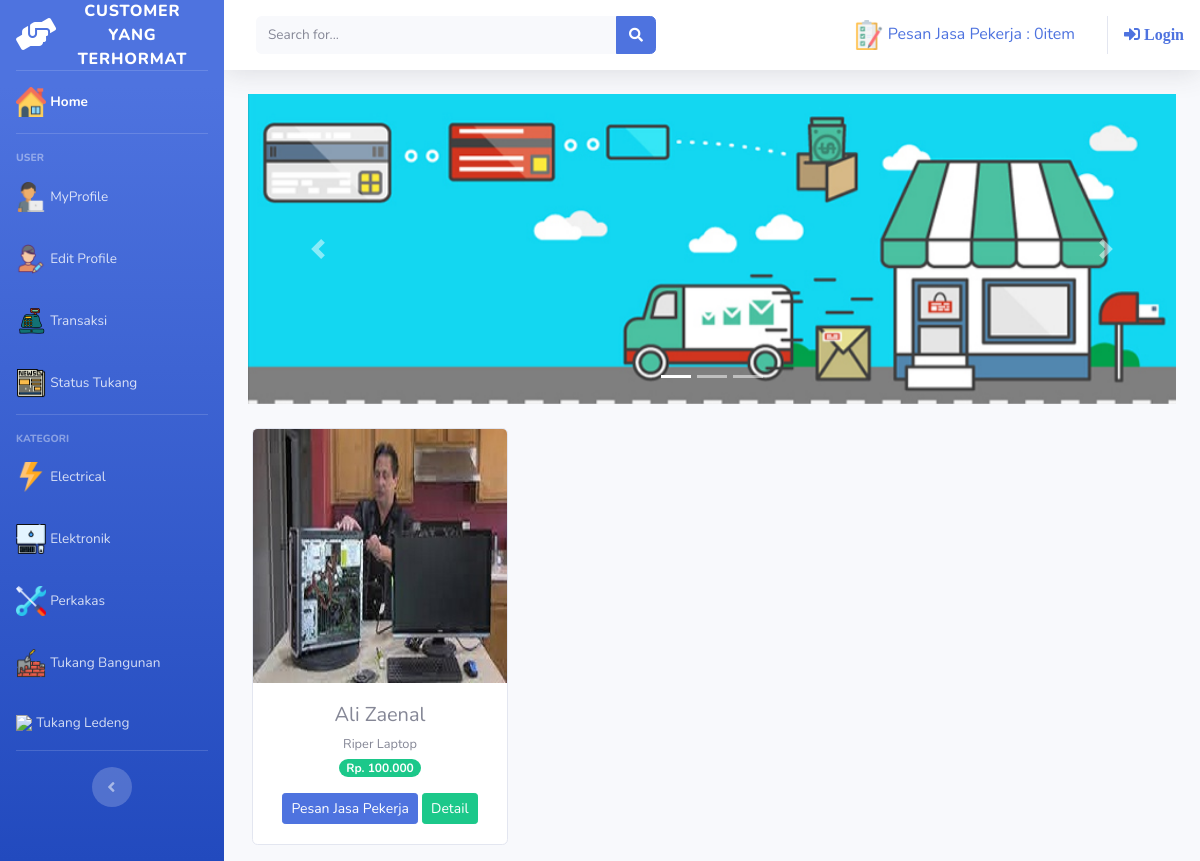
/index.php/kategori/elektronik, run on the app's committed database.
### tables this page shows
CREATE TABLE `tb_jasa` (
  `id_tkg` int(11) NOT NULL,
  `nama_tkg` varchar(60) NOT NULL,
  `tempat_tgl_lahir` varchar(128) NOT NULL,
  `alamat` varchar(225) DEFAULT NULL,
  `no_telp` varchar(13) DEFAULT NULL,
  `agama` varchar(15) DEFAULT NULL,
  `jk` enum('L','P') DEFAULT NULL,
  `pendidikan` varchar(15) DEFAULT NULL,
  `umur` int(3) NOT NULL,
  `keahlian` varchar(60) NOT NULL,
  `kategori` varchar(60) NOT NULL,
  `harga_tkg` int(11) NOT NULL,
  `gambar` text NOT NULL,
  `no_ktp` text DEFAULT NULL,
  `email` varchar(128) DEFAULT NULL,
  `status` varchar(50) NOT NULL
);

### application/controllers/kategori.php (called while the page is built, shortened)
<?php
class Kategori extends CI_Controller
{
	public function elektronik()
	{
		$data['elektronik'] = $this->model_kategori->data_elektronik()->result();
		$this->load->view('templates/header');
		$this->load->view('templates/sidebar');
		$this->load->view('elektronik', $data);
		$this->load->view('templates/footer');
	}
}

### index.php (called while the page is built, shortened)
<?php
require_once BASEPATH.'core/CodeIgniter.php';

### application/models/model_kategori.php (called while the page is built, shortened)
<?php
class Model_kategori extends CI_Model
{
	public function data_elektronik()
	{
		return $this->db->get_where("tb_jasa", array('kategori' => 'elektronik'));
	}
}

### application/views/elektronik.php (the view, shortened to what this page needs)
<div class="container-fluid">
	<div id="carouselExampleIndicators" class="carousel slide" data-ride="carousel">
		<ol class="carousel-indicators">
			<li data-target="#carouselExampleIndicators" data-slide-to="0" class="active"></li>
			<li data-target="#carouselExampleIndicators" data-slide-to="1"></li>
			<li data-target="#carouselExampleIndicators" data-slide-to="2"></li>
		</ol>
		<div class="carousel-inner">
			<div class="carousel-item active">
				<img src="<?php echo base_url('assets\img\slider1.jpg') ?>" class="d-block w-100" alt="...">
			</div>
		</div>
		<a class="carousel-control-prev" href="#carouselExampleIndicators" role="button" data-slide="prev">
			<span class="carousel-control-prev-icon" aria-hidden="true"></span>
		</a>
		<a class="carousel-control-next" href="#carouselExampleIndicators" role="button" data-slide="next">
			<span class="carousel-control-next-icon" aria-hidden="true"></span>
		</a>
	</div>
	<div class="row text-center mt-4">
		<?php foreach ($elektronik as $js) : ?>
			<div class="card ml-3 mb-3" style="width: 16rem;">
				<img src="<?php echo base_url() . '/uploads/' . $js->gambar ?>" class="card-img-top" alt="...">
				<div class="card-body">
					<h5 class="card-title mb-1"><?php echo $js->nama_tkg ?></h5>
					<small><?php echo $js->keahlian ?></small><br>
					<span class="badge badge-pill badge-success mb-3">Rp. <?php echo number_format($js->harga_tkg, 0, ',', '.') ?></span>
					<?php echo anchor('dashboard/tambah_ke_pesan/' . $js->id_tkg, '<div class="btn btn-primary btn-sm">Pesan Jasa Pekerja</div>') ?>
					<?php echo anchor('dashboard/detailnya/' . $js->id_tkg, '<div class="btn btn-success btn-sm">Detail</div>')  ?>
				</div>
			</div>
		<?php endforeach; ?>
	</div>
</div>

### data on the page
tb_jasa: gambar (picture), nama_tkg "Ali Zaenal", keahlian "Riper Laptop", harga_tkg "100.000", id_tkg "Pesan Jasa Pekerja", id_tkg "Detail"

### other printed values
anchor('dashboard/detail_pesan', $keranjang) "Pesan Jasa Pekerja : 0item"
anchor('auth/login', '<i class="fas fa-sign-in-alt"> Login </i>') "Login"
